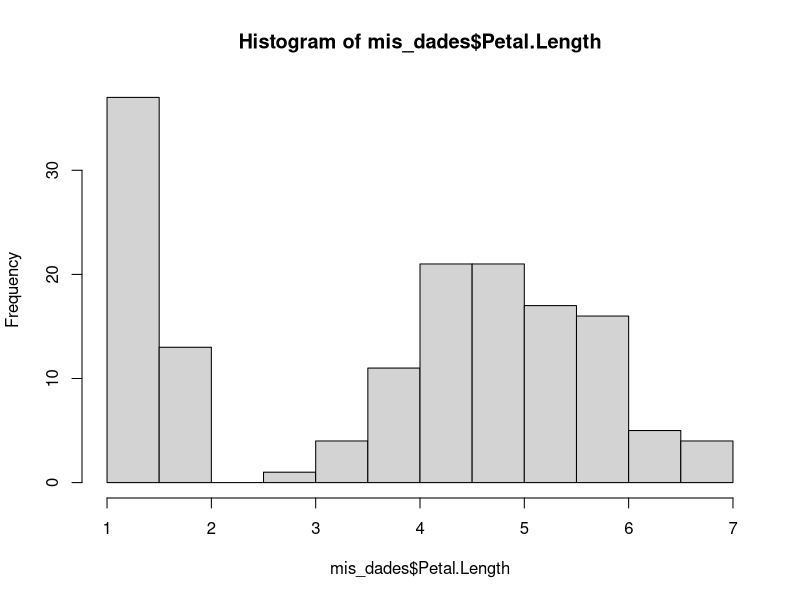
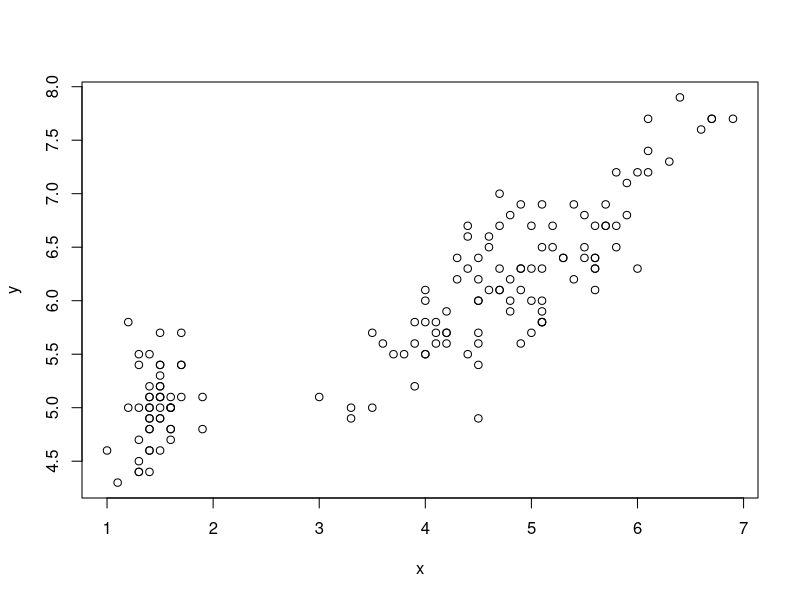
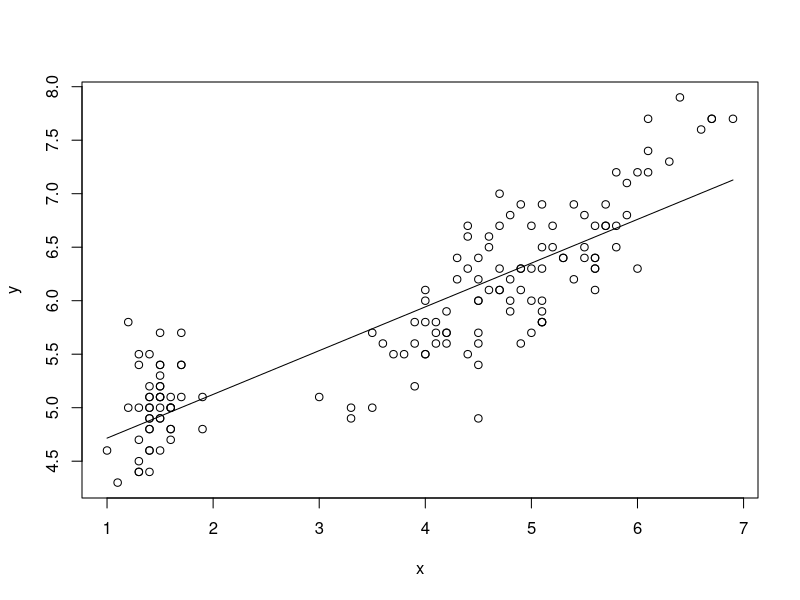

These charts were generated, in order, by the following R code:
#Codigo para problema 2
mis_dades <- iris
dim(mis_dades)
names(mis_dades)

mean(mis_dades$Petal.Length)#media, sumatorio de Xi dividido el numero de experimentos
sd(mis_dades$Petal.Length)#sirve para ver la diferencia entre la media
hist(mis_dades$Petal.Length)

#com fer la recta de regresion
x <- mis_dades$Petal.Length
y <- mis_dades$Sepal.Length
plot(x,y)
#m= (sumatori(Xi-Xmedia)*(yi-ymedia))/sum (Xi-Xmedia)^2
#b= ymedia-m*Xmedia

m <- sum((x-mean(x))*(y-mean(y)))/sum((x-mean(x))^2)
m
b <- mean(y)-m*mean(x)
b

m*1.5+b

#dibuixar recta de regresio
#AltGR+4+espace = ~
mod<- lm(y~x) #dibuixar leix de y
summary(mod)
#date frame=
ypredict <- predict(mod, data.frame(x=x))

plot(x,y)
lines(x,ypredict)

#coeficiente de determinacion
Rsq=sum((ypredict-mean(y))^2)/sum((y-mean(y))^2)
Rsq
#coeficiente de correlación
sqrt(Rsq)

summary(mod)
